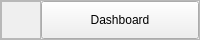
               <widget class="QFrame" name="frame_4">
                <property name="sizePolicy">
                 <sizepolicy hsizetype="Expanding" vsizetype="Expanding">
                  <horstretch>0</horstretch>
                  <verstretch>0</verstretch>
                 </sizepolicy>
                </property>
                <property name="minimumSize">
                 <size>
                  <width>0</width>
                  <height>40</height>
                 </size>
                </property>
                <property name="maximumSize">
                 <size>
                  <width>16777215</width>
                  <height>40</height>
                 </size>
                </property>
                <property name="cursor">
                 <cursorShape>ArrowCursor</cursorShape>
                </property>
                <property name="frameShape">
                 <enum>QFrame::StyledPanel</enum>
                </property>
                <property name="frameShadow">
                 <enum>QFrame::Raised</enum>
                </property>
                <layout class="QHBoxLayout" name="horizontalLayout_2">
                 <property name="spacing">
                  <number>0</number>
                 </property>
                 <property name="leftMargin">
                  <number>0</number>
                 </property>
                 <property name="topMargin">
                  <number>0</number>
                 </property>
                 <property name="rightMargin">
                  <number>0</number>
                 </property>
                 <property name="bottomMargin">
                  <number>0</number>
                 </property>
                 <item>
                  <widget class="QFrame" name="frame_17">
                   <property name="frameShape">
                    <enum>QFrame::StyledPanel</enum>
                   </property>
                   <property name="frameShadow">
                    <enum>QFrame::Raised</enum>
                   </property>
                   <layout class="QHBoxLayout" name="horizontalLayout_15">
                    <property name="spacing">
                     <number>0</number>
                    </property>
                    <property name="leftMargin">
                     <number>9</number>
                    </property>
                    <property name="topMargin">
                     <number>9</number>
                    </property>
                    <property name="rightMargin">
                     <number>9</number>
                    </property>
                    <property name="bottomMargin">
                     <number>9</number>
                    </property>
                    <item>
                     <widget class="QLabel" name="dashboard_logo">
                      <property name="minimumSize">
                       <size>
                        <width>20</width>
                        <height>20</height>
                       </size>
                      </property>
                      <property name="maximumSize">
                       <size>
                        <width>20</width>
                        <height>20</height>
                       </size>
                      </property>
                      <property name="styleSheet">
                       <string notr="true">image url(:/icons/dashboard.png)</string>
                      </property>
                      <property name="text">
                       <string/>
                      </property>
                      <property name="pixmap">
                       <pixmap>../../../resources/icons/dashboard.png</pixmap>
                      </property>
                      <property name="scaledContents">
                       <bool>true</bool>
                      </property>
                     </widget>
                    </item>
                   </layout>
                  </widget>
                 </item>
                 <item>
                  <widget class="QPushButton" name="dashboard_pushButton">
                   <property name="sizePolicy">
                    <sizepolicy hsizetype="Expanding" vsizetype="Expanding">
                     <horstretch>0</horstretch>
                     <verstretch>0</verstretch>
                    </sizepolicy>
                   </property>
                   <property name="cursor">
                    <cursorShape>PointingHandCursor</cursorShape>
                   </property>
                   <property name="layoutDirection">
                    <enum>Qt::LeftToRight</enum>
                   </property>
                   <property name="text">
                    <string>Dashboard</string>
                   </property>
                   <property name="flat">
                    <bool>false</bool>
                   </property>
                  </widget>
                 </item>
                </layout>
               </widget>
